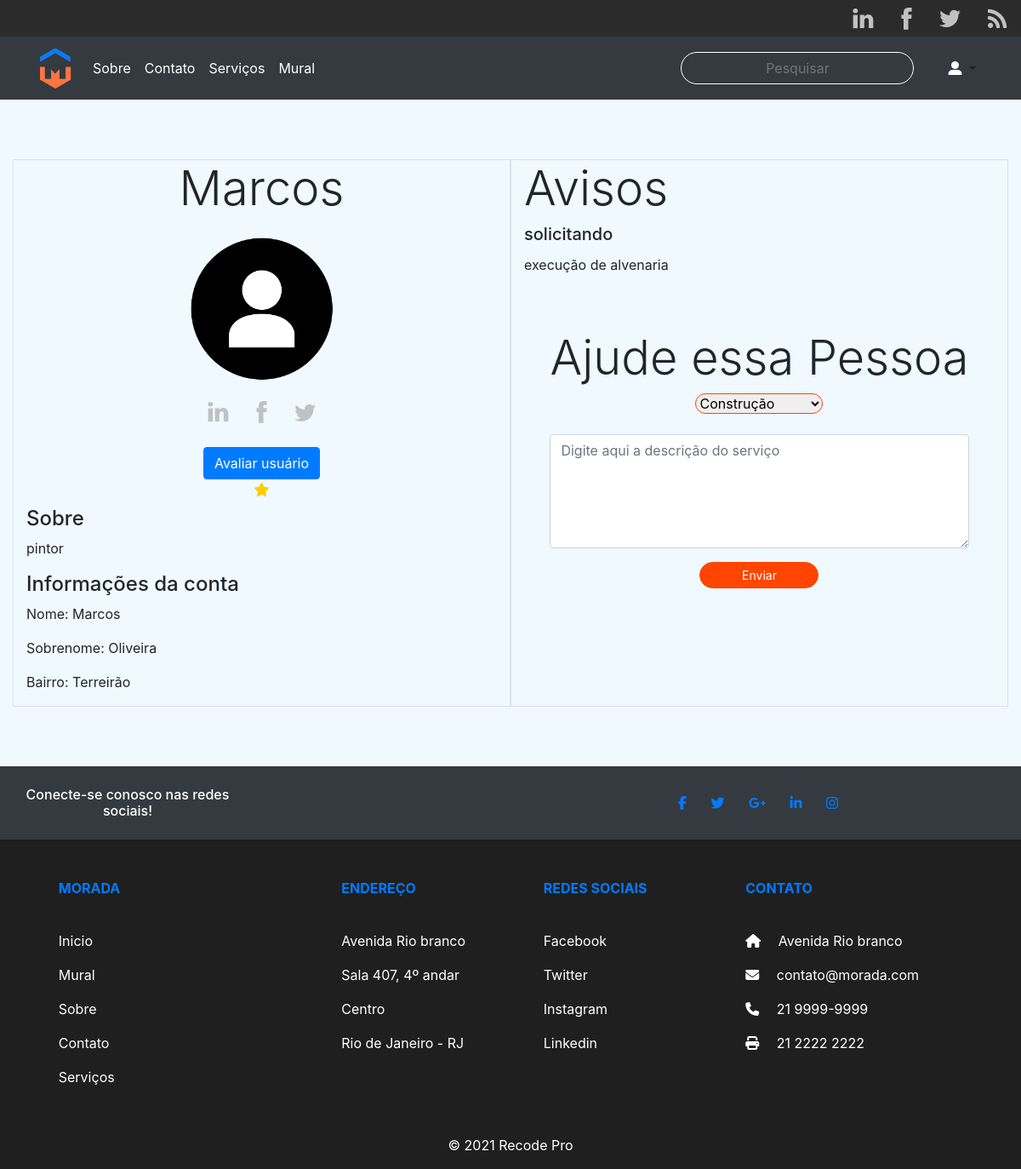
The app's page /perfilpublico.php?id=4 with its own data.
### tables this page shows
CREATE TABLE `usuarios` (
  `idusuario` int NOT NULL AUTO_INCREMENT,
  `nome` varchar(45) DEFAULT NULL,
  `sobrenome` varchar(45) DEFAULT NULL,
  `email` varchar(45) DEFAULT NULL,
  `senha` varchar(45) DEFAULT NULL,
  `sobre` varchar(45) DEFAULT NULL,
  `endereco` varchar(45) DEFAULT NULL,
  `bairro` varchar(45) DEFAULT NULL,
  `cep` varchar(45) DEFAULT NULL,
  `telefone` varchar(45) DEFAULT NULL,
  `complemento` varchar(45) DEFAULT NULL,
  `estrela` varchar(45) DEFAULT NULL,
  PRIMARY KEY (`idusuario`)
);

CREATE TABLE `servicos` (
  `idservicos` int NOT NULL AUTO_INCREMENT,
  `usuario` int DEFAULT NULL,
  `tipo` varchar(45) DEFAULT NULL,
  `categoria` varchar(45) DEFAULT NULL,
  `descricao` varchar(700) DEFAULT NULL,
  `email` varchar(45) DEFAULT NULL,
  `parceiro` varchar(100) DEFAULT NULL,
  `mensagem` varchar(500) DEFAULT NULL,
  PRIMARY KEY (`idservicos`),
  KEY `fk_servicos_idx` (`usuario`),
  CONSTRAINT `fk_servicos` FOREIGN KEY (`usuario`) REFERENCES `usuarios` (`idusuario`)
);

### perfilpublico.php (the view, shortened to what this page needs)
<?php
include('./php/actions/conexaodb.php');
$id = filter_input(INPUT_GET, 'id', FILTER_SANITIZE_NUMBER_INT);
$query = "SELECT * FROM usuarios JOIN servicos ON usuarios.idusuario = servicos.usuario WHERE idusuario = $id ; ";
$result = $conn->query($query);
$data = mysqli_fetch_assoc($result);
$query2 ="SELECT * FROM usuarios WHERE idusuario = $id;";
$result2 = $conn->query($query2);
$data2 = mysqli_fetch_assoc($result2);
?>
<!DOCTYPE html>
<html lang="en">
<head>
    <link rel="stylesheet" type="text/css" href="./css/main.css">
    <link rel="stylesheet" type="text/css" href="./css/avaliacao.css">
    <link rel="stylesheet" href="https://stackpath.bootstrapcdn.com/bootstrap/4.1.3/css/bootstrap.min.css">
    <link rel="stylesheet" href=" http://netdna.bootstrapcdn.com/font-awesome/4.0.3/css/font-awesome.min.css">
</head>
<?php
require "./php/includes/menu.php";
?>
<body>
    <div class="container-fluid">
        <div class="container-fluid" style="margin-bottom:70px; margin-top:70px;">
            <div class="row">
                <div class="col-sm border">
                    <h3 class="display-4 text-center"> <?php echo $data['nome']; ?></h3>
                    <div class="text-center"><img src="img/icones/profile-icon.png" style="width:200px; height:200px" alt=""></div>
                    <main>
                        <div>
                            <ul class="nav justify-content-center">
                                <li class="nav-item"><a href="#" class="nav-link"> <img src="img/icones/linkedin.png" /></a></li>
                                <li class="nav-item"><a href="#" class="nav-link"> <img src="img/icones/face.png" /></a></li>
                                <li class="nav-item"><a href="#" class="nav-link"> <img src="img/icones/tw.png" /></a></li>
                            </ul>
                            <div class="estrelas">
                                <button type="button" class="btn btn-primary" data-toggle="modal" data-target="#exampleModal">
                                    Avaliar usuário
                                </button>
                                <div>
                                <?php if($data2['estrela']) {
                                    $ava = $data2['estrela']; ?>
                                <?php
                                if ($ava > 0 and $ava < 2) { ?>
                                    <label for="estrela_cinco"><i class="fa"></i></label>
                                <?php } else if ($ava > 1 and $ava < 3) { ?>
                                    <label for="estrela_cinco"><i class="fa"></i></label>
                                    <label for="estrela_cinco"><i class="fa"></i></label>
                                <?php } else if ($ava > 2 and $ava < 4) { ?>
                                    <label for="estrela_cinco"><i class="fa"></i></label>
                                    <label for="estrela_cinco"><i class="fa"></i></label>
                                    <label for="estrela_cinco"><i class="fa"></i></label>
                                <?php } else if ($ava > 3 and $ava < 5) { ?>
                                    <label for="estrela_cinco"><i class="fa"></i></label>
                                    <label for="estrela_cinco"><i class="fa"></i></label>
                                    <label for="estrela_cinco"><i class="fa"></i></label>
                                    <label for="estrela_cinco"><i class="fa"></i></label>
                                <?php } else if ($ava > 4 and $ava < 6) { ?>
                                    <label for="estrela_cinco"><i class="fa"></i></label>
                                    <label for="estrela_cinco"><i class="fa"></i></label>
                                    <label for="estrela_cinco"><i class="fa"></i></label>
                                    <label for="estrela_cinco"><i class="fa"></i></label>
                                    <label for="estrela_cinco"><i class="fa"></i></label>
                                <?php }
                                } else {?>
                                    <p>Usuário sem avaliação</p>
                                <?php } ?>
                                </div>
                            </div>
                        </div>
                        <h4>Sobre</h4>
                        <p><?php echo $data['sobre']; ?>
                        </p>
                        <h4>Informações da conta</h4>
                        <p>Nome: <?php echo $data['nome']; ?> </p>
                        <p>Sobrenome: <?php
                                        echo $data['sobrenome']; ?> </p>
                        <p>Bairro: <?php
                                    echo $data['bairro']; ?>
                        </p>
                </div>
                <div class="col-sm border">
                    <h4 class="display-4">Avisos</h4>
                    <?php
                    $result = $conn->query($query);
                    if ($result->num_rows > 0) {
                        while ($row = $result->fetch_assoc()) {
                    ?>
                            <div class="Card" style="width: 18rem;">
                                    <h5 class="card-title"><?php echo $row['tipo'] ?></h5>
                                    <p class="card-text"><?php echo $row['descricao']; ?></p>
                            </div>
                            <br>
                    <?php
                        }
                    } else {
                        echo '<p>' . 'Nenhuma solicitação feita!' . '<p>';
                    }
                    ?>
                        <form class="form text-center mt-1" method="post" action="./php/actions/mensagem.php?id=<?php echo $data['idusuario']; ?>">
                        <label for="">
                            <h4 class="display-4 ">Ajude essa Pessoa</h4>
                            <select name="categoria">
                                <option value="construcao">Construção</option>
                            </select><br><br>
                            <textarea class="form-control" id="exampleFormControlTextarea1" name="mensagem" rows="5" placeholder="Digite aqui a descrição do serviço"></textarea>
                            <button type="submit" class="btn btnstyle mt-3 btn-sm">
                                Enviar
                            </button>
                    </form>
                </div>
            </div>
        </div>
    </div>
</body>
</html>

### css/main.css (style rules this page uses)
body { background: rgb(240, 249, 255)!important; }

### css/avaliacao.css (style rules this page uses)
.estrelas label i.fa::before { content: '\f005'; color: #FC0; }
.estrelas { text-align: center; margin-top: 20px; }

### perfilpublico.php (style rules this page uses)
select { border-radius: 15px; border: 1px solid orangered; width: 150px; }
.btnstyle { border: 1px solid orangered; background-color: orangered !important; width: 140px; border-radius: 30px; color: white; }

### records on screen
usuarios: nome "Marcos", sobre "pintor", sobrenome "Oliveira", bairro "Terreirão"
servicos: tipo "solicitando", descricao "execução de alvenaria"
